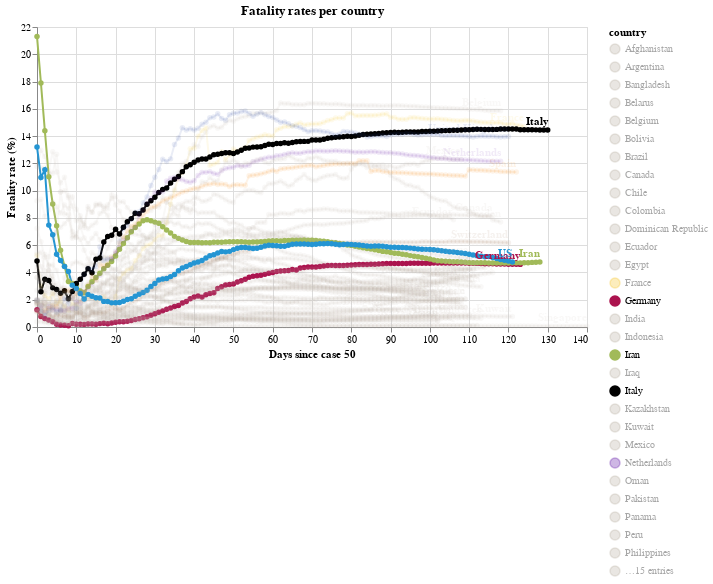

Write notebook code for a chart like this one.
### Markdown cell above
# Cummulative confirmed cases per deaths

The fatality rate is calculated as the cumulative number of confirmed cases divided by the cumulative number of deaths.

`click` the country label that you want to highlight. `Shift` + `click` to compare different countries.

### Code cell
#hide_input
chart = make_since_chart(dff2[dff2.country != "China"], ["Iran"],  ['Germany', 'Italy', 'South Korea', 'US'])
chart

### Figure 1 — Vega-Lite specification as saved in the notebook (floating-point values rounded to 4 significant figures; data arrays with more than 128 entries replaced by an {"elided": "..."} marker saying what was removed)
{"config": {"view": {"continuousWidth": 400, "continuousHeight": 300}}, "layer": [{"mark": {"type": "line", "point": true}, "encoding": {"color": {"type": "nominal", "field": "country", "scale": {"domain": ["Afghanistan", "Argentina", "Bangladesh", "Belarus", "Belgium", "Bolivia", "Brazil", "Canada", "Chile", "Colombia", "Dominican Republic", "Ecuador", "Egypt", "France", "Germany", "India", "Indonesia", "Iran", "Iraq", "Italy", "Kazakhstan", "Kuwait", "Mexico", "Netherlands", "Oman", "Pakistan", "Panama", "Peru", "Philippines", "Poland", "Portugal", "Qatar", "Russia", "Saudi Arabia", "Singapore", "South Africa", "Spain", "Sweden", "Switzerland", "Turkey", "US", "Ukraine", "United Arab Emirates", "United Kingdom"], "range": ["#C1B7AD", "#C1B7AD", "#C1B7AD", "#C1B7AD", "#C1B7AD", "#C1B7AD", "#C1B7AD", "#C1B7AD", "#C1B7AD", "#C1B7AD", "#C1B7AD", "#C1B7AD", "#C1B7AD", "#f5cb42", "#ab134e", "#C1B7AD", "#C1B7AD", "#A1BA59", "#C1B7AD", "black", "#C1B7AD", "#C1B7AD", "#C1B7AD", "#7430b3", "#C1B7AD", "#C1B7AD", "#C1B7AD", "#C1B7AD", "#C1B7AD", "#C1B7AD", "#C1B7AD", "#C1B7AD", "#C1B7AD", "#C1B7AD", "#C1B7AD", "#C1B7AD", "#F58518", "#C1B7AD", "#9D755D", "#C1B7AD", "#2495D3", "#C1B7AD", "#C1B7AD", "#3250a8"]}}, "opacity": {"condition": {"value": 1, "selection": "selector001"}, "value": 0.1}, "tooltip": [{"type": "nominal", "field": "country"}, {"type": "nominal", "field": "type"}, {"type": "quantitative", "field": "confirmed"}, {"type": "quantitative", "field": "deaths"}, {"type": "quantitative", "field": "ratio"}, {"type": "quantitative", "field": "ratio_in"}, {"type": "quantitative", "field": "new_deaths"}, {"type": "quantitative", "field": "new_confirmed"}, {"type": "quantitative", "field": "fatality"}, {"type": "temporal", "field": "date"}, {"type": "quantitative", "field": "Days since case 50"}], "x": {"type": "quantitative", "field": "Days since case 50"}, "y": {"type": "quantitative", "axis": {"title": "Fatality rate (%)"}, "field": "ratio_in"}}, "selection": {"selector001": {"type": "multi", "fields": ["country"], "bind": "legend", "init": [{"country": "Iran"}, {"country": "Germany"}, {"country": "Italy"}, {"country": "South Korea"}, {"country": "US"}]}}, "width": 550}, {"mark": {"type": "text", "align": "right", "dy": -8, "fontWeight": "bold"}, "encoding": {"color": {"type": "nominal", "field": "country", "scale": {"domain": ["Afghanistan", "Argentina", "Bangladesh", "Belarus", "Belgium", "Bolivia", "Brazil", "Canada", "Chile", "Colombia", "Dominican Republic", "Ecuador", "Egypt", "France", "Germany", "India", "Indonesia", "Iran", "Iraq", "Italy", "Kazakhstan", "Kuwait", "Mexico", "Netherlands", "Oman", "Pakistan", "Panama", "Peru", "Philippines", "Poland", "Portugal", "Qatar", "Russia", "Saudi Arabia", "Singapore", "South Africa", "Spain", "Sweden", "Switzerland", "Turkey", "US", "Ukraine", "United Arab Emirates", "United Kingdom"], "range": ["#C1B7AD", "#C1B7AD", "#C1B7AD", "#C1B7AD", "#C1B7AD", "#C1B7AD", "#C1B7AD", "#C1B7AD", "#C1B7AD", "#C1B7AD", "#C1B7AD", "#C1B7AD", "#C1B7AD", "#f5cb42", "#ab134e", "#C1B7AD", "#C1B7AD", "#A1BA59", "#C1B7AD", "black", "#C1B7AD", "#C1B7AD", "#C1B7AD", "#7430b3", "#C1B7AD", "#C1B7AD", "#C1B7AD", "#C1B7AD", "#C1B7AD", "#C1B7AD", "#C1B7AD", "#C1B7AD", "#C1B7AD", "#C1B7AD", "#C1B7AD", "#C1B7AD", "#F58518", "#C1B7AD", "#9D755D", "#C1B7AD", "#2495D3", "#C1B7AD", "#C1B7AD", "#3250a8"]}}, "opacity": {"condition": {"value": 1, "selection": "selector001"}, "value": 0.1}, "text": {"type": "nominal", "field": "country"}, "tooltip": [{"type": "nominal", "field": "country"}, {"type": "nominal", "field": "type"}, {"type": "quantitative", "field": "confirmed"}, {"type": "quantitative", "field": "deaths"}, {"type": "quantitative", "field": "ratio"}, {"type": "quantitative", "field": "ratio_in"}, {"type": "quantitative", "field": "new_deaths"}, {"type": "quantitative", "field": "new_confirmed"}, {"type": "quantitative", "field": "fatality"}, {"type": "temporal", "field": "date"}, {"type": "quantitative", "field": "Days since case 50"}], "x": {"type": "quantitative", "field": "Days since case 50"}, "y": {"type": "quantitative", "axis": {"title": "Fatality rate (%)"}, "field": "ratio_in"}}, "transform": [{"filter": "(datum['date'] >= 1593561600000)"}], "width": 550}], "data": {"name": "data-02d1cf925b43be16d83dc929e7eb1a02"}, "title": "Fatality rates per country", "$schema": "https://vega.github.io/schema/vega-lite/v4.8.1.json", "datasets": {"data-02d1cf925b43be16d83dc929e7eb1a02": {"elided": "4977 records"}}}
